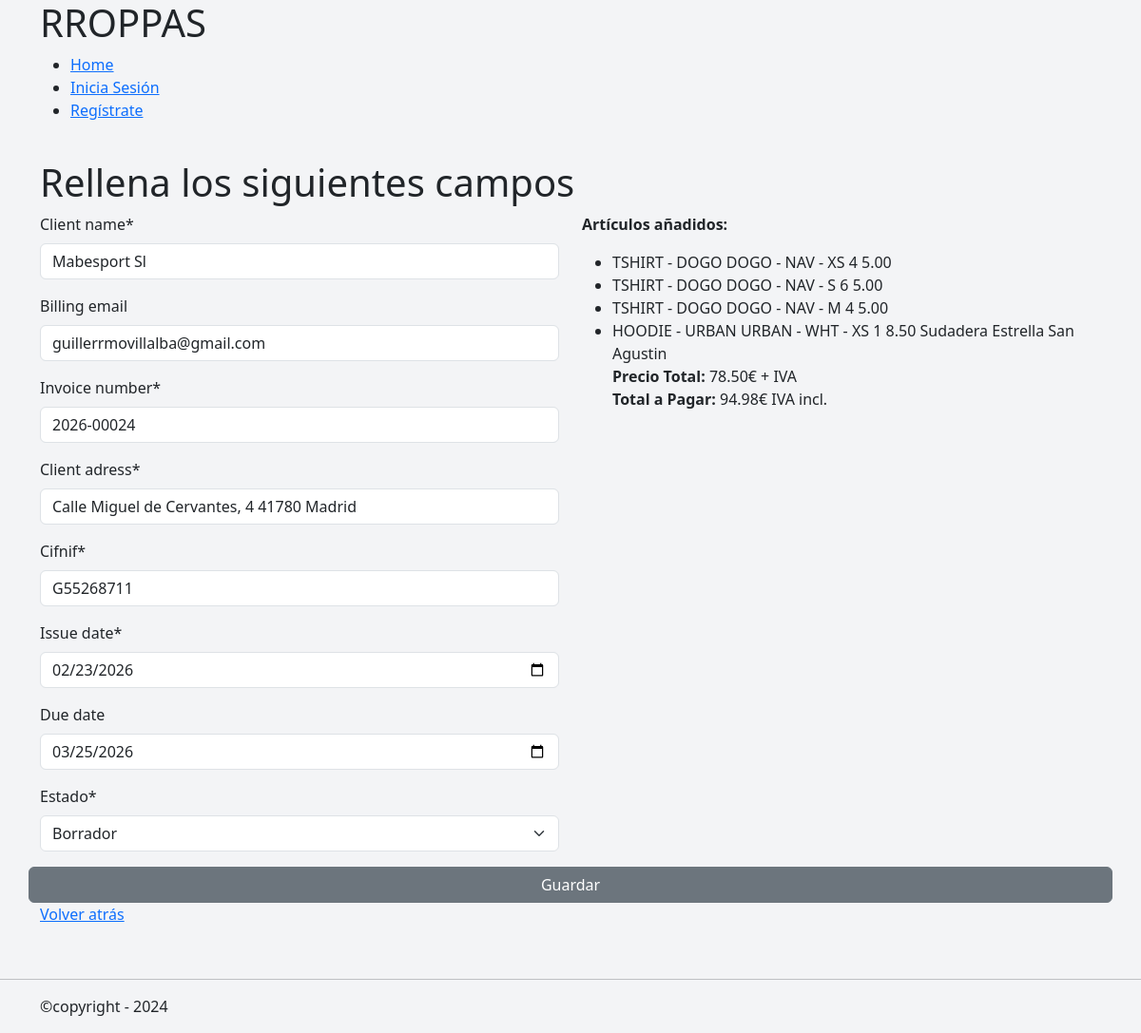
/invoices/create/26, run on the app's committed database.
### orders/models.py (models this page shows, shortened)
class OrderItem(models.Model):
    order = models.ForeignKey(
        Order,
        on_delete=models.CASCADE,
        related_name='items',
    )
    product = models.ForeignKey(
        Product,
        on_delete=models.PROTECT,
    )
    variant = models.ForeignKey(
        ProductVariant,
        on_delete=models.PROTECT,
    )
    quantity = models.PositiveIntegerField(
        default=1,
    )
    unit_price = models.DecimalField(
        max_digits=10,
        decimal_places=2,
        help_text="Precio unitario sin IVA",
        verbose_name='Precio presupuestado',
    )
    notes = models.CharField(
        max_length=255,
        blank=True,
    )

class Order(models.Model):
    class OrderStatus(models.TextChoices):
        RECEIVED = "RECEIVED", "Recibido"
        PENDING_DESIGN = "PENDING_DESIGN", "Pendiente de diseño"
        DESIGN_READY = "DESIGN_READY", "Diseño confirmado"
        IN_PRODUCTION = "IN_PRODUCTION", "En producción"
        COMPLETED = "COMPLETED", "Completado"
        DELIVERED = "DELIVERED", "Entregado"
        CANCELLED = "CANCELLED", "Cancelado"
    class OrderType(models.TextChoices):
        LARGE = 'LARGE', 'Encargo Importante'
        SMALL = 'SMALL', 'Encargo de Mostrador'
    client = models.ForeignKey(
        Client,
        on_delete=models.PROTECT,
        related_name='orders',
    )
    title = models.CharField(
        max_length=50,
        help_text='Descripcion corta del Pedido',
        verbose_name='Nombre del encargo',
    )
    status = models.CharField(
        verbose_name='Estado',
        choices=OrderStatus,
        default=OrderStatus.PENDING_DESIGN,
    )
    order_type =models.CharField(
        verbose_name='Tipo de pedido',
        choices=OrderType,
    )
    notes = models.TextField(blank=True, null=True)
    delivery_date = models.DateField(blank=True, null=True)
    created_at = models.DateTimeField(auto_now_add=True)
    updated_at = models.DateTimeField(auto_now=True)
    sent_at = models.DateField(blank=True, null=True)
    def total_price(self):
        return sum(
            item.unit_price * item.quantity
            for item in self.items.all()
        )
    def total_price_with_vat(self):
        return (self.total_price() * Decimal(1.21)).quantize(
            Decimal("0.01"),
            rounding=ROUND_HALF_UP
        )

### products/models.py (models this page shows, shortened)
class Product(models.Model):
    class PrintType(models.TextChoices):
        DTF = "DTF", "DTF"
        NONE = "NONE", "Sin personalización"
    class ClotheType(models.TextChoices):
        TSHIRT = "TSHIRT", "Camiseta"
        HOODIE = "HOODIE", "Sudadera"
        PANTS = "PANTS", "Pantalón"
        OTHER = "OTHER", "Otros"
    model = models.CharField(
        verbose_name= 'Modelo del Producto',
        max_length=100,
        unique=True
    )
    sku = models.CharField(
        max_length=50,
        blank=True,
        help_text="Referencia interna (opcional)",
    )
    allowed_print = models.CharField(
        max_length=10,
        choices=PrintType.choices,
        default=PrintType.DTF
    )
    type = models.CharField(
        max_length=20,
        choices=ClotheType.choices,
    )
    image = models.ImageField(
        upload_to='products/products_files',
        blank=True,
        null=True,
    )
    model_url = models.URLField(
        blank=True,
        null= True,
    )
    cost_price = models.DecimalField(
        max_digits=10,
        decimal_places=2,
        blank=True,
        null=True,
    )
    created_at = models.DateTimeField(auto_now_add=True)
    updated_at = models.DateTimeField(auto_now=True)
    class Meta:
        ordering = ["model"]
        verbose_name = "Producto"
        verbose_name_plural = "Productos"
    def __str__(self):
        parts = [self.type]
        parts.append(self.model)
        return " - ".join(parts)

class ProductVariant(models.Model):
    product = models.ForeignKey(
        Product,
        on_delete=models.CASCADE,
        related_name='variants'
    )
    color = models.CharField(
        max_length=60,
    )
    size = models.CharField(
        max_length=30,
    )
    sku = models.CharField(
        max_length=50,
        blank=True,
        help_text="Referencia interna (opcional)",
    )
    stock = models.IntegerField(default=0, help_text="Stock opcional por variante")
    class Meta:
        unique_together = ("product", "color", "size")
        ordering = ["product", "color", "size"]
        verbose_name = "Variante de Producto"
        verbose_name_plural = "Variantes de Producto"
    def __str__(self):
        parts = [self.product.model]
        if self.color:
            parts.append(self.color)
        if self.size:
            parts.append(self.size)
        return " - ".join(parts)

### invoices/views.py (the view, shortened to what this page needs)
# urls.py: path('create/<pk>', InvoiceCreateView.as_view(), name='create_invoice'),
class InvoiceCreateView(CreateView):
    model = Invoices
    template_name = 'invoices/create_invoice.html'
    form_class = InvoiceForm
    def get_context_data(self, **kwargs):
        context = super().get_context_data(**kwargs)
        order = Order.objects.get(pk=self.kwargs['pk'])
        context["order"] = order
        context["items"] = order.items.all()
        return context
    def create_invoice_number(self):
        year = now().year
        last_invoice = (Invoices.objects.filter(
            invoice_number__startswith=str(year))
            .order_by("-invoice_number")
            .first()
        )
        if last_invoice and last_invoice.invoice_number:
            last_number = int(last_invoice.invoice_number.split("-")[1])
        else:
            last_number = 0
        new_number = last_number + 1
        return f"{year}-{new_number:05d}"
    def get_due_date(self):
        today = date.today()
        due_date = today + timedelta(days=30)
        return due_date
    def get_initial(self):
        initial = super().get_initial()
        order = Order.objects.get(pk=self.kwargs['pk'])
        client = order.client
        n_invoice = self.create_invoice_number()
        initial['client_name'] = client.name
        initial['cifnif'] = client.cif_nif
        initial['client_adress'] = client.direccion
        initial['billing_email'] = client.email
        initial['invoice_number'] = n_invoice
        initial['issue_date'] = date.today()
        initial['due_date'] = self.get_due_date()
        return initial

### mini_erp/forms.py
class InvoiceForm(forms.ModelForm):
    class Meta:
        model = Invoices
        fields = [
            'client_name',
            'cifnif',
            'client_adress',
            'billing_email',
            'invoice_number',
            'issue_date',
            'due_date',
            'status',
        ]
        widgets = {
            'issue_date' : forms.DateInput(
                attrs={
                    'type': 'date',
                    'class': 'form-control'
                }
            ),
            'due_date' : forms.DateInput(
                attrs={
                    'type': 'date',
                    'class': 'form-control'
                }
            )
        }

### mini_erp/templates/invoices/create_invoice.html (shortened to what this page needs)
{% extends "general/layout.html" %}
{% load crispy_forms_tags %}
{% block contenido %}
    <div class="container">
        <h1>Rellena los siguientes campos</h1>
        <form action="" method='post'>
            <div class="row">
                <div class="col-12 col-sm-6">
                    {{ form.client_name|as_crispy_field}}
                    {{ form.billing_email|as_crispy_field}}
                    {{ form.invoice_number|as_crispy_field}}
                    {{ form.client_adress|as_crispy_field}}
                    {{ form.cifnif|as_crispy_field}}
                    {{ form.issue_date|as_crispy_field}}
                    {{ form.due_date|as_crispy_field}}
                    {{ form.status| as_crispy_field}}
                </div>
                <div class="col-12 col-sm-6">
                    {% if items %}
                    <p><b>Artículos añadidos:</b></p>
                    <ul>
                        {% for item in items %}
                        <li>
                            {{item.product}}
                            {{item.variant}}
                            {{item.quantity}}
                            {{item.unit_price}}
                            {{item.notes}}
                        </li>
                        {% endfor %}
                        <p class="mb-0"><b>Precio Total:</b> {{ order.total_price }}€ + IVA</p>
                        <p class="mb-0"><b>Total a Pagar:</b> {{ order.total_price_with_vat }}€ IVA incl.</p>
                    </ul>
                    {% else %}
                        <p>No hay artículos añadidos todavía</p>
                    {% endif %}
                </div>
            <button class= "btn btn-secondary">Guardar</button>
        </form>
        <p><a href="{% url 'orders:orders' %}">Volver atrás</a></p>
    </div>
{% endblock %}

### mini_erp/static/orders/css/orders.css (style rules this page uses)
body { background-color: #f3f4f6; }

### data on the page
OrderItem: product "TSHIRT - DOGO", variant "DOGO - NAV - XS", quantity "4", unit_price "5.00"
OrderItem: product "TSHIRT - DOGO", variant "DOGO - NAV - S", quantity "6", unit_price "5.00"
OrderItem: product "TSHIRT - DOGO", variant "DOGO - NAV - M", quantity "4", unit_price "5.00"
OrderItem: product "HOODIE - URBAN", variant "URBAN - WHT - XS", quantity "1", unit_price "8.50", notes "Sudadera Estrella San Agustin"
Order: total_price "78.50", total_price_with_vat "94.98"
